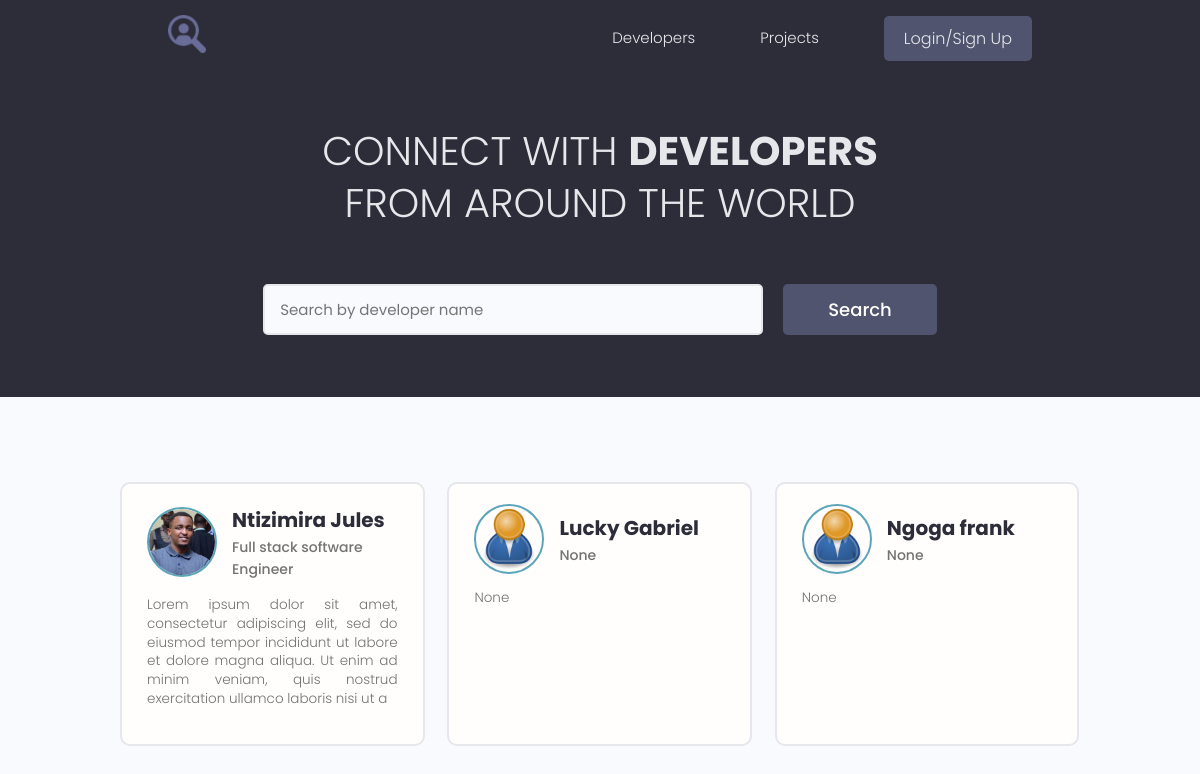
The page /profiles on the database as committed earlier.
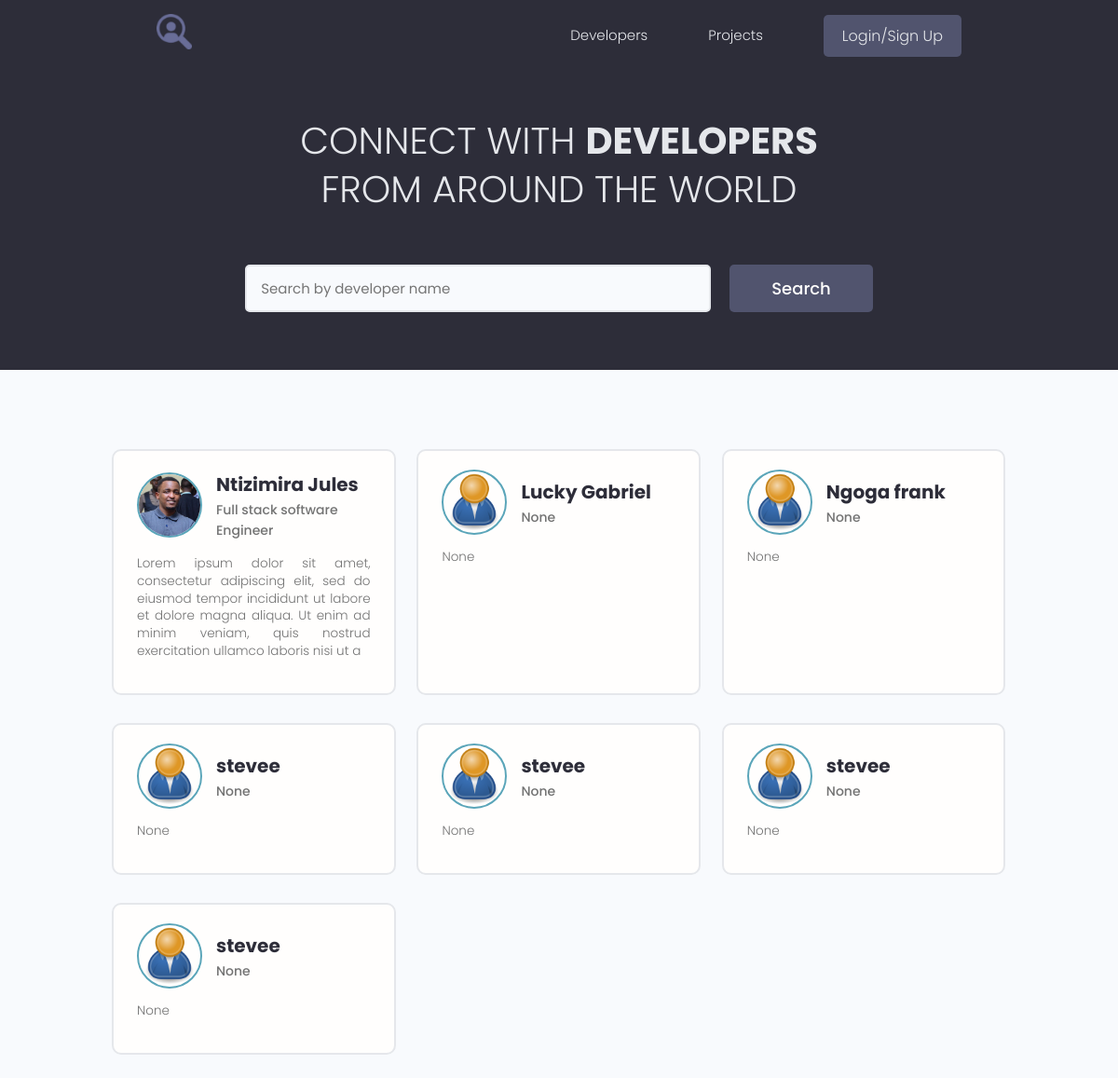
The same page on the database as committed later.
### models/user.py (models this page shows, shortened)
class Profile(BaseModel, Base):
    __tablename__ = 'profiles'
    user_id = Column(String(60), ForeignKey('users.id'))
    user = relationship("User", back_populates="profile")
    username = Column(String(150), nullable=False, unique=True)
    email = Column(String(150), nullable=False)
    name = Column(String(150), nullable=False)
    bio = Column(Text, nullable=True)
    location = Column(String(150), nullable=True)
    headline = Column(String(250), nullable=True)
    profile_image_url = Column(String(2000), default='images/profiles/user-default.png')
    social_github = Column(String(200), nullable=True)
    social_linkdin = Column(String(200), nullable=True)
    social_youtube = Column(String(200), nullable=True)
    social_twitter = Column(String(200), nullable=True)
    skills = relationship("Skill", backref="profile",
                          cascade="all, delete, delete-orphan")
    comments = relationship("Comment", backref="profile", cascade="all, delete-orphan")
    rates = relationship("Rate", backref="profile", cascade="all, delete-orphan")

### webdynamic/views/users.py (the view)
@app_views.route('/profiles', methods=['GET'], strict_slashes=False)
def profiles():
    profiles = []
    searchQuery = None
    if request.args.get('text'):
        searchQuery = request.args.get('text').lower()
        for profile in storage.all(Profile).values():
            if (profile.name and searchQuery in profile.name.lower()) or (profile.bio and searchQuery in profile.bio.lower()):
                    profiles.append(profile)
            else:
                for skill in profile.skills:
                    if searchQuery in skill.name.lower():
                        profiles.append(profile)
                        break
    else:
        profiles = list(storage.all(Profile).values())
    page = int(request.args.get('page', 1))
    items_on_page, total_pages, custom_range = paginate(profiles, page)
    context = {
        'items_on_page': items_on_page,
        'total_pages': total_pages,
        'queryPage': page,
        'custom_range': custom_range,
        'searchQuery': searchQuery if searchQuery else None
        }
    return render_template('profiles.html', **context)

### models/engine/dbManager.py (called while the page is built)
    def all(self, cls=None):
        new_dict = {}
        for clss in classes:
            if cls is None or cls is classes[clss] or cls is clss:
                objs = self.__session.query(classes[clss]).all()
                for obj in objs:
                    key = obj.__class__.__name__ + '.' + obj.id
                    new_dict[key] = obj
        return (new_dict)

### utils/paginate.py (called while the page is built)
def paginate(data, page):
    per_page = 9
    start_index = (page - 1) * per_page
    end_index = start_index + per_page
    total_pages = (len(data) + per_page - 1) // per_page
    items_on_page = data[start_index:end_index]
    leftindex = page - 4 if page > 4 else 1
    rightIndex =  page + 5 if (page + 5) <= total_pages else total_pages + 1
    custom_range = range(leftindex, rightIndex)
    return items_on_page, total_pages, custom_range

### webdynamic/app.py (called while the page is built)
@app.context_processor
def inject_user():
    return dict(current_user=current_user)

### webdynamic/templates/profiles.html (shortened to what this page needs)
{% extends 'main.html' %}
{% block content %}
  <main class="home">
    <section class="hero-section text-center">
      <div class="container container--narrow">
        <div class="hero-section__box">
          <h2>CONNECT WITH <span>DEVELOPERS</span></h2>
          <h2>FROM AROUND THE WORLD</h2>
        </div>
        <div class="hero-section__search">
          <form class="form" action="{{url_for('app_views.profiles')}}"  method="get" enctype="multipart/form-data">
            <div class="form__field">
              <input class="input input--text" id="formInput#search" type="text" name="text"
                placeholder="Search by developer name" />
            </div>
            <input class="btn btn--sub btn--lg" type="submit" value="Search" />
          </form>
        </div>
      </div>
    </section>
    <section class="devlist">
      <div class="container">
        <div class="grid grid--three">
            {% for profile in items_on_page %}
            <div class="column card">
                <div class="dev">
                <a href="{{url_for('app_views.profile', profile_id=profile.id)}}" class="card__body">
                    <div class="dev__profile">
                    <img class="avatar avatar--md" src="{{url_for('static', filename=profile.profile_image_url)}}" alt="image" />
                    <div class="dev__meta">
                        <h3>{{profile.name}}</h3>
                        <h5>{{profile.headline}}</h5>
                    </div>
                    </div>
                    <p class="dev__info">
                        {{profile.bio[:200] if profile.bio and profile.bio|length > 150 else profile.bio}}
                    </p>
                </a>
                </div>
            </div>
            {% endfor %}
        </div>
      </div>
    </section>
  </main>
{% endblock %}

### webdynamic/templates/main.html (shortened to what this page needs)
<!DOCTYPE html>
<html lang="en">
<head>
  <link rel="stylesheet" href="https://cdn.iconmonstr.com/1.3.0/css/iconmonstr-iconic-font.min.css" />
  <link rel="stylesheet" href="{{ url_for('static', filename='uikit/styles/uikit.css') }}"/>
  <link rel="stylesheet" href="{{ url_for('static', filename='styles/app.css') }}" />
</head>
<body>
    {% include 'navbar.html' %}
    {% block content %}
    {% endblock %}
</body>
</html>

### webdynamic/templates/navbar.html (shortened to what this page needs)
<header class="header">
    <div class="container container--narrow">
      <a href="/" class="header__logo">
        <img src="{{url_for('static', filename='images/favicon.ico')}}" alt="DevSearch Logo" />
      </a>
      <nav class="header__nav">
        <ul class="header__menu">
          <li class="header__menuItem"><a href="{{url_for('app_views.profiles')}}">Developers</a></li>
          <li class="header__menuItem"><a href="{{ url_for('app_views.projects')}}">Projects</a></li>
          {% if current_user.is_authenticated %}
          <li class="header__menuItem"><a href="{{url_for('app_views.inbox')}}">Inbox</a></li>
          <li class="header__menuItem"><a href="{{url_for('app_views.account')}}">My Account</a></li>
          <li class="header__menuItem"><a href="{{url_for('app_views.logout')}}" class="btn btn--sub">Logout</a></li>
          {% else %}
          <li class="header__menuItem"><a href="{{url_for('app_views.login')}}" class="btn btn--sub">Login/Sign Up</a></li>
          {% endif %}
        </ul>
      </nav>
    </div>
  </header>

### webdynamic/static/styles/app.css (style rules this page uses)
:root { --color-sub: #2d2d39; }
.btn--sub { background-color: var(--color-sub-light); }
.card { border: 2px solid var(--color-light); }
img { width: 100%; }
.header { position: sticky; z-index: 111; background-color: var(--color-sub); padding: 1.5rem 0; }
.header > .container { display: flex; justify-content: space-between; align-items: center; }
.header__logo > img { height: 3.8rem; }
.header__nav > ul { display: inline-flex; align-items: center; list-style: none; gap: 6.5rem; }
.header__menuItem > a { color: var(--color-light); font-weight: 300; }
.hero-section { height: 40vh; display: flex; align-items: center; background-color: var(--color-sub); }
.hero-section__box { margin-bottom: 4rem; }
.hero-section__box > h2, .hero-section__box > h2 > span { font-size: 4rem; color: var(--color-light); line-height: 1.3; text-transform: uppercase; }
.hero-section__box > h2 { font-weight: 300; }
.hero-section__box > h2 > span { font-weight: 700; }
.hero-section__search > .form { display: flex; align-items: center; justify-content: center; gap: 2rem; }
.hero-section__search > .form input.input--text { width: 50rem; }
.devlist { margin-top: 8rem; }
.devlist .grid { align-items: stretch; }
.devlist .dev .dev__profile { display: flex; align-items: center; gap: 1.5rem; }
.devlist .dev .dev__meta h3 { color: var(--color-sub); font-size: 2rem; font-weight: 700; }
.devlist .dev .dev__meta h5 { color: var(--color-text); font-size: 1.4rem; font-weight: 500; }
.devlist .dev .dev__info { margin: 1.5rem 0; font-size: 1.35rem; line-height: 1.4; text-align: justify; }

### webdynamic/static/uikit/styles/modules/_variables.css (style rules this page uses)
:root { --color-main: #5aa5b9; --color-main-light: #e6faff; --color-sub: #3f4156; --color-sub-light: #51546e; --color-sub-lighter: #ededfd; --color-text: #737373; --color-gray: #8b8b8b; --color-light: #e5e7eb; --color-light-gray: #767676; --color-bg: #f8fafd; --color-white: #fffefd; --color-white-light: #f3f3f3; --color-success: #359e64; --color-success-bg: #def8e8; --color-error: #fc4b0b; --color-error-bg: #fff2ee; --font-base: 'Poppins', arial, helvetica, 'Segoe UI', roboto, ubuntu, sans-serif; --font-monospace: 'Fira Code', 'Courier New', courier, monospace; --font-regular: 300; --font-medium: 500; --font-bold: 700; --generic-shadow: 1px 1px 5px #00000010; --generic-transition: all 0.3s ease-in-out; }

### webdynamic/static/uikit/styles/modules/_base.css (style rules this page uses)
* { margin: 0; padding: 0; box-sizing: border-box; text-rendering: optimizeLegibility; color: inherit; font-size: inherit; }
html { font-size: 50%; }
@media only screen and (min-width: 480px) { html { font-size: 56.25%; } }
@media only screen and (min-width: 1200px) { html { font-size: 62.5%; } }
body { line-height: 1.6; font-weight: 400; font-size: 1.5rem; color: var(--color-text); background-color: var(--color-bg); min-height: 100vh; }

### webdynamic/static/uikit/styles/modules/_typography.css (style rules this page uses)
* { font-family: var(--font-base); }
h2 { font-size: 3.6rem; font-weight: var(--font-bold); }
h3 { font-size: 3.2rem; font-weight: var(--font-medium); }
h5 { font-size: 2.4rem; font-weight: var(--font-medium); }
h5, h6 { font-weight: var(--font-regular); }
p, span, strong { font-size: 1.6rem; color: var(--color-text); font-weight: var(--font-regular); }
a { padding-bottom: 2px; text-decoration: none; display: inline-block; color: var(--color-main); font-weight: var(--font-medium); }

### webdynamic/static/uikit/styles/modules/_utilities.css (style rules this page uses)
.container { width: 92%; max-width: 165rem; margin: 0 auto; box-sizing: border-box; }
.container--narrow { width: 92%; max-width: 120rem; }
@media screen and (min-width: 1000px) { .container { width: 90%; } }
@media screen and (min-width: 1000px) { .container--narrow { width: 85%; } }
@media screen and (min-width: 1200px) { .container { width: 80%; } }
@media screen and (min-width: 1200px) { .container--narrow { width: 72%; } }
.text-center { text-align: center; }

### webdynamic/static/uikit/styles/modules/_avatar.css (style rules this page uses)
.avatar { border-radius: 50%; border: 2px solid var(--color-main); object-fit: cover; }
.avatar--md { height: 7rem; width: 7rem; }

### webdynamic/static/uikit/styles/modules/_button.css (style rules this page uses)
.btn { display: inline-block; position: relative; cursor: pointer; background-color: var(--color-light); font-weight: var(--font-medium); color: var(--color-sub); text-decoration: none; padding: 1rem 2rem; border-radius: 0.5rem; border: none; width: -webkit-fit-content; width: -moz-fit-content; width: fit-content; height: -webkit-fit-content; height: -moz-fit-content; height: fit-content; font-size: 1.6rem; outline-width: 0; outline-color: transparent; -webkit-backface-visibility: hidden; backface-visibility: hidden; transition: all 0.3s ease-in-out; }
.btn--sub { background-color: var(--color-sub); color: var(--color-white); }
.btn--lg { font-size: 1.8rem; padding: 1.2rem 4.5rem; }

Rows that differ between the two databases and show on the page:
added Profile: profile_image_url (placeholder picture), name "stevee", headline "None", bio "None"
added Profile: profile_image_url (placeholder picture), name "stevee", headline "None", bio "None"
added Profile: profile_image_url (placeholder picture), name "stevee", headline "None", bio "None"
added Profile: profile_image_url (placeholder picture), name "stevee", headline "None", bio "None"
